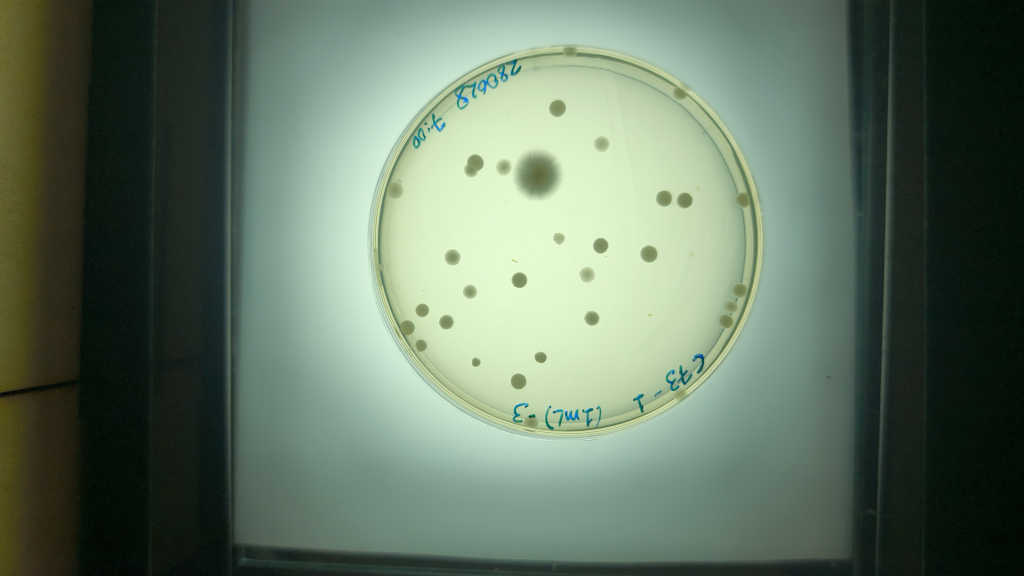
#> input picture images/mis_fotos_lote3/RC73-1.jpg, 4096 x 2304 px, found by its file name (shown at 1/4 size)
$ python preproceso_fisico.py images/mis_fotos_lote3/RC73-1.jpg
#> lines starting #> are read from the running program, lines starting #| are printed output that depends on the picture; after the words box and inside, x2 and y2 are one past the last pixel; in counts of white or black regions, pixels touching at a corner belong together
### scripts/contar_mis_fotos.py
"""
Conteo de colonias para las fotos propias del usuario (images/mis_fotos/),
una placa por imagen (a diferencia del dataset actinomicetos_N, que trae dos
placas por foto).

Pipeline (lo mejor encontrado en los experimentos anteriores):
  1. Deteccion de la placa por Hough circle sobre la imagen completa.
  2. Recorte circular de la placa (shrink=1.0, incluye toda la placa).
  3. Scout: CLAHE + umbral adaptativo -> estimacion clasica rapida de densidad.
  4. Segun esa estimacion se elige bbox_threshold para CellSAM:
       n_adapt < 40   -> 0.65  (placa escasa o dificil de ver)
       40 <= n_adapt < 55 -> 0.75  (densidad moderada)
       n_adapt >= 55  -> 0.80  (placa densa, colonias bien visibles)
  5. CellSAM corre con normalize=True, postprocess=True y ese bbox_threshold.
  6. Filtro de regiones por area (300-50000 px) y solidity (>=0.50).

Uso:
    python scripts/contar_mis_fotos.py [images/mis_fotos/]

Guarda:
    results/colonias/mis_fotos/summary.csv
    results/colonias/mis_fotos/<nombre>_count.png
"""
import sys
import warnings
import numpy as np
import cv2
import matplotlib.pyplot as plt
import pandas as pd
from pathlib import Path
from skimage.measure import regionprops

warnings.filterwarnings('ignore', category=FutureWarning)
warnings.filterwarnings('ignore', category=UserWarning)

from cellSAM import get_model, segment_cellular_image

# ── parametros ────────────────────────────────────────────────────────────────
NORMALIZE       = True
POSTPROCESS     = True
MIN_COLONY_AREA = 300
MAX_COLONY_AREA = 50000
MIN_SOLIDITY    = 0.50
SHRINK          = 0.92   # radio de recorte, elegido con la curva de recuperacion
                          # medida sobre el ground truth manual (856 colonias):
                          #   0.86 -> 79.0 % de las colonias dentro del recorte
                          #   0.90 -> 88.9 %
                          #   0.92 -> 96.0 %   <- valor actual
                          #   1.00 -> 100 %
                          #
                          # medido contra el conteo manual (scripts/exp_shrink.py):
                          #            MAE contable   MAE global   acierto
                          #   0.86         5.46         15.40       73.0 %
                          #   0.92         4.08         11.33       80.1 %
                          # el 0.92 gana sobre todo en las placas densas, donde
                          # RC73-A-2.5 pasa de -109 a -77 de error. El costo es que
                          # MC73-A y MC73-D dejan de ser exactas (13->16 y 9->12)
                          # por falsos positivos de condensacion en el borde.
                          #
                          # el radio completo (1.0) se probo y es peor: MAE contable
                          # 5.77, porque la condensacion pegada al vidrio forma
                          # gotas redondas que ningun filtro de forma distingue de
                          # una colonia. 0.92 se queda por dentro de esa banda.
RIM_BAND         = 0.86  # sin uso mientras SHRINK=0.86 (el recorte ya excluye todo
                          # lo que quedaria en esta banda); queda listo si se retoma
                          # el experimento con un descriptor mejor que la forma
RIM_MIN_SOLIDITY = 0.65
RIM_MAX_ECC      = 0.85
MAX_CROP_DIM    = 1200   # las fotos propias vienen a resolucion de camara (hasta
                          # 4096px); se reescala el recorte de la placa a esta
                          # escala, la misma con la que se calibro la pipeline
                          # (dataset actinomicetos_N, placas de ~800-1000px)
SUPPORTED       = {'.jpg', '.jpeg', '.png', '.tif', '.tiff', '.bmp'}
# la carpeta de salida se calcula en main() a partir de la carpeta de entrada

DENSE_THR    = 55
MODERATE_THR = 40

# rechazo de rotulacion con marcador azul: medido sobre las fotos, la tinta cae
# en hue 71-105 con saturacion alta, mientras que las colonias estan en hue 39-44
INK_HUE_MIN  = 60
INK_HUE_MAX  = 140
INK_SAT_MIN  = 40


def flat_field(crop_bgr, plate_mask):
    """
    Corrige el gradiente de iluminacion del contraluz: estima el fondo con un
    desenfoque gaussiano de sigma grande y lo divide, dejando la estructura de
    alta frecuencia (las colonias). Luego CLAHE para realzar contraste local.

    Medido en scripts/exp_prepro_mis_fotos.py: sin esta correccion M2-A-3 daba 0
    colonias (con decenas visibles) y MC73-C daba 1 de ~5. Bajar el umbral por si
    solo no arreglaba nada. Con la correccion pasan a 29 y 4. El control MC73-A
    da 13 con y sin correccion, o sea que no degrada lo que ya funcionaba.
    """
    gray = cv2.cvtColor(crop_bgr, cv2.COLOR_BGR2GRAY).astype(np.float32)
    k = int(max(crop_bgr.shape[:2]) * 0.15) | 1     # kernel impar, ~15% del lado
    bg = cv2.GaussianBlur(gray, (k, k), 0)
    corrected = gray / (bg + 1e-6)

    inside = plate_mask > 0
    if inside.sum() == 0:
        return crop_bgr
    lo, hi = np.percentile(corrected[inside], [1, 99])
    corrected = np.clip((corrected - lo) / (hi - lo + 1e-6), 0, 1)
    corrected = (corrected * 255).astype(np.uint8)

    clahe = cv2.createCLAHE(clipLimit=2.0, tileGridSize=(8, 8))
    corrected = clahe.apply(corrected)
    corrected[~inside] = 0
    return cv2.cvtColor(corrected, cv2.COLOR_GRAY2BGR)


# [6 lines left out: function is_ink, not called in this run]


# ── deteccion y recorte (una sola placa por imagen) ────────────────────────────
def detect_plate(img_bgr):
    h, w = img_bgr.shape[:2]
    gray    = cv2.cvtColor(img_bgr, cv2.COLOR_BGR2GRAY)
    blurred = cv2.GaussianBlur(gray, (21, 21), 0)
    circles = cv2.HoughCircles(
        blurred, cv2.HOUGH_GRADIENT, dp=1.2,
        minDist=max(h, w), param1=60, param2=25,
        minRadius=int(min(h, w) * 0.30),
        maxRadius=int(min(h, w) * 0.52),
    )
    if circles is not None:
        best = np.round(circles[0][0]).astype(int)
        cx, cy, r = int(best[0]), int(best[1]), int(best[2])
    else:
        cx, cy, r = w // 2, h // 2, int(min(h, w) * 0.43)
    return cx, cy, r


def crop_plate(img_bgr, cx, cy, r, shrink=SHRINK):
    r_use = int(r * shrink)
    x1 = max(0, cx - r_use);  y1 = max(0, cy - r_use)
    x2 = min(img_bgr.shape[1], cx + r_use)
    y2 = min(img_bgr.shape[0], cy + r_use)
    crop = img_bgr[y1:y2, x1:x2].copy()
    hc, wc = crop.shape[:2]
    mask = np.zeros((hc, wc), dtype=np.uint8)
    cv2.circle(mask, (cx - x1, cy - y1), r_use, 255, -1)
    crop[mask == 0] = 0

    # reescala si el recorte excede MAX_CROP_DIM (fotos de camara vienen mucho
    # mas grandes que las del dataset con el que se calibraron los umbrales)
    longest = max(hc, wc)
    if longest > MAX_CROP_DIM:
        scale = MAX_CROP_DIM / longest
        new_w, new_h = int(round(wc * scale)), int(round(hc * scale))
        crop = cv2.resize(crop, (new_w, new_h), interpolation=cv2.INTER_AREA)
        mask = cv2.resize(mask, (new_w, new_h), interpolation=cv2.INTER_NEAREST)
    return crop, mask


# ── scout: estimacion clasica con CLAHE + umbral adaptativo ───────────────────
# [157 lines left out: functions scout, segment, draw_overlay, main, not called in this run]


# [2 lines that do not run on import are left out]

### scripts/preproceso_fisico.py
"""
Preprocesamiento fundado en la fisica de la transiluminacion.

El preprocesamiento actual (flat_field en contar_mis_fotos.py) divide la imagen
por un desenfoque gaussiano de si misma. Es simple y funciono, pero tiene un
defecto conceptual: el desenfoque incluye a las propias colonias, de modo que en
una zona poblada el fondo estimado sale mas oscuro de lo que es y las colonias
de esa zona pierden contraste. Dicho de otro modo, el metodo confunde la
iluminacion con el contenido.

Este modulo implementa dos correcciones con base fisica.

1. Estimacion del fondo por morfologia

   En una placa iluminada por detras, las colonias son objetos oscuros pequenos
   sobre un fondo claro y suave. Una apertura morfologica en escala de grises con
   un elemento estructurante mayor que la colonia mas grande **elimina** esos
   objetos oscuros y deja solo la iluminacion. Es la forma estandar de separar
   fondo de contenido cuando se conoce el tamano maximo del contenido, y a
   diferencia del desenfoque no se contamina con las colonias.

   Despues se suaviza el resultado, porque la apertura deja escalones.

2. Densidad optica en vez de intensidad

   La ley de Beer-Lambert dice que la luz que atraviesa un medio absorbente cae
   de forma exponencial con la cantidad de material: I = I0 * exp(-k*c*d). Una
   colonia sobre un transiluminador es exactamente eso, una capa de biomasa que
   atenua la luz de fondo.

   Tomando el logaritmo, la densidad optica OD = -log(I / I0) resulta
   **proporcional a la biomasa**, mientras que la intensidad no lo es. Esto
   importa porque la transformacion linealiza el problema: una colonia con la
   misma biomasa produce el mismo valor de OD este donde este, aunque la
   iluminacion de fondo I0 varie por la placa. La correccion de iluminacion y la
   linealizacion se hacen entonces en un solo paso, que es fisicamente correcto,
   en lugar de una division seguida de un estiramiento arbitrario.

Uso como modulo:
    from preproceso_fisico import densidad_optica, fondo_morfologico

Uso directo, para comparar visualmente los metodos:
    python scripts/preproceso_fisico.py images/mis_fotos_lote3/RC73-1.jpg
"""
import sys
from pathlib import Path

import cv2
import numpy as np

sys.path.insert(0, str(Path(__file__).parent))

# Radio del elemento estructurante, en pixeles del recorte de 1200 px. Debe
# superar al radio de la colonia mas grande, porque la apertura solo borra lo
# que cabe dentro de el; si se queda corto, las colonias grandes se quedan
# impresas en el fondo y luego se cancelan a si mismas al dividir.
#
# Elegido midiendo la rugosidad del fondo estimado, es decir cuanto se aparta de
# ser liso, que es el residuo de las colonias que la apertura no elimino:
#
#   radio  55 -> rugosidad 0.103, la colonia filamentosa sigue impresa
#   radio  80 -> rugosidad 0.039
#   radio 110 -> rugosidad 0.018, fondo liso
#   radio 150 -> rugosidad 0.013, sin mejora apreciable
#
# Se toma 110, donde la curva se aplana. Un valor mucho mayor empezaria a
# perder la variacion real de iluminacion, que es lo que se quiere estimar.
RADIO_MAX_COLONIA = 110


def fondo_morfologico(gris, plate_mask, radio=RADIO_MAX_COLONIA):
    """
    Estima la iluminacion de fondo sin contaminarse con las colonias.

    Una apertura en escala de grises elimina los objetos oscuros menores que el
    elemento estructurante. Como las colonias son oscuras y acotadas en tamano,
    y la iluminacion varia de forma suave a lo largo de toda la placa, la
    apertura conserva la segunda y borra las primeras.
    """
    trabajo = gris.astype(np.float32)

    # fuera de la placa no hay informacion util; se rellena con la mediana
    # interior para que el elemento estructurante no arrastre el negro del borde
    dentro = plate_mask > 0
    if dentro.sum() == 0:
        return cv2.GaussianBlur(trabajo, (0, 0), radio)
    trabajo[~dentro] = float(np.median(trabajo[dentro]))

    k = 2 * radio + 1
    elem = cv2.getStructuringElement(cv2.MORPH_ELLIPSE, (k, k))
    # apertura: erosion seguida de dilatacion. Sobre objetos oscuros equivale a
    # un cierre, asi que se opera sobre la imagen invertida
    fondo = 255.0 - cv2.morphologyEx(255.0 - trabajo, cv2.MORPH_OPEN, elem)

    # la apertura deja escalones; se suavizan sin volver a meter las colonias,
    # porque ya no estan
    fondo = cv2.GaussianBlur(fondo, (0, 0), radio * 0.6)
    return fondo


def densidad_optica(crop_bgr, plate_mask, radio=RADIO_MAX_COLONIA,
                    percentil_alto=99.5):
    """
    Devuelve la imagen convertida a densidad optica, en 8 bits para el modelo.

    OD = -log10(I / I0), con I0 el fondo estimado. El resultado es proporcional
    a la biomasa que atraviesa la luz, de modo que una colonia da el mismo valor
    en el centro de la placa que en la periferia, aunque alli llegue menos luz.

    Se devuelve invertida, con las colonias oscuras sobre fondo claro, porque es
    la convencion con la que se calibraron los filtros del pipeline y la que
    espera el modelo.
    """
    gris = cv2.cvtColor(crop_bgr, cv2.COLOR_BGR2GRAY).astype(np.float32)
    fondo = fondo_morfologico(gris, plate_mask, radio)

    # se evita dividir por cero y tomar logaritmo de valores no positivos
    razon = np.clip(gris, 1.0, None) / np.clip(fondo, 1.0, None)
    od = -np.log10(np.clip(razon, 1e-4, 1.0))     # 0 donde no hay absorcion

    dentro = plate_mask > 0
    if dentro.sum() == 0:
        return crop_bgr
    alto = float(np.percentile(od[dentro], percentil_alto))
    if alto <= 0:
        alto = 1e-3
    od = np.clip(od / alto, 0, 1)

    # a 8 bits e invertida: colonias oscuras sobre agar claro
    salida = ((1.0 - od) * 255).astype(np.uint8)
    salida[~dentro] = 0
    return cv2.cvtColor(salida, cv2.COLOR_GRAY2BGR)


def _comparar(ruta):
    """Figura comparando el preprocesamiento actual con el propuesto."""
#> called with ruta = 'images/mis_fotos_lote3/RC73-1.jpg'
    import matplotlib
    matplotlib.use('Agg')
    import matplotlib.pyplot as plt
    from contar_mis_fotos import detect_plate, crop_plate, flat_field

    img = cv2.imread(str(ruta))
#> img is the input picture: shape (2304, 4096, 3); mean B, G, R 99.2, 117.3, 99.3
    cx, cy, r = detect_plate(img)
#> in detect_plate, `gray    = cv2.cvtColor(img_bgr, cv2.COLOR_BGR2GRAY)`:
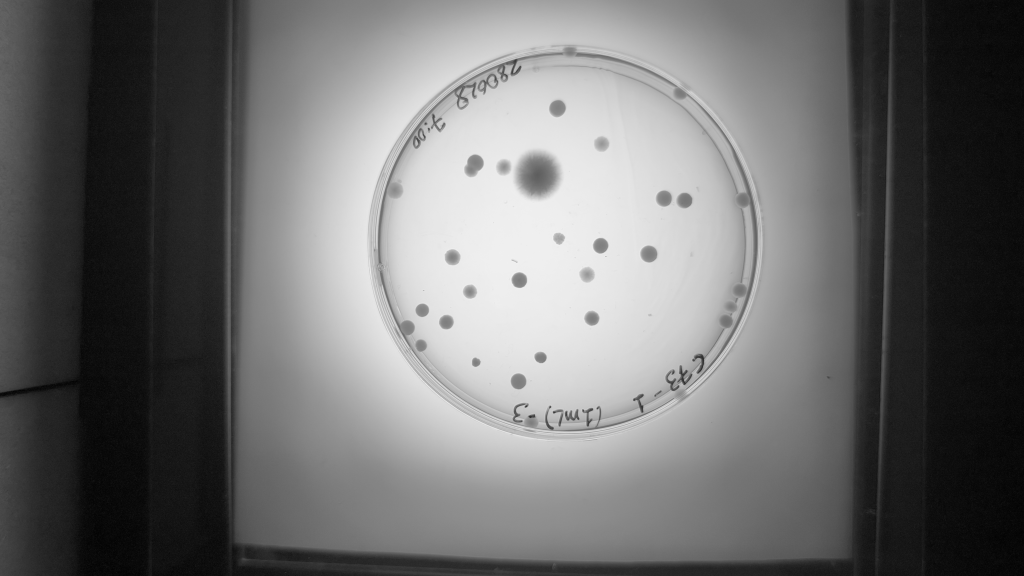
#> gray: shape (2304, 4096) (shown at 1/4 size); min 0, max 245, mean 109.8
#> in detect_plate, `circles = cv2.HoughCircles( blurred, cv2.HOUGH_GRADIENT, dp=1.2, minDi..`: circles = [[2268.6, 964.2, 761.3]]
#> in detect_plate, `best = np.round(circles[0][0]).astype(int)`: best = [2269, 964, 761]
#> in detect_plate, `cx, cy, r = int(best[0]), int(best[1]), int(best[2])`: cx = 2269; cy = 964; r = 761
#> cx = 2269; cy = 964; r = 761
    crop, mask = crop_plate(img, cx, cy, r)
#> in crop_plate, `r_use = int(r * shrink)`: r_use = 700
#> in crop_plate, `x1 = max(0, cx - r_use)`: x1 = 1569
#> in crop_plate, `y1 = max(0, cy - r_use)`: y1 = 264
#> in crop_plate, `x2 = min(img_bgr.shape[1], cx + r_use)`: x2 = 2969
#> in crop_plate, `y2 = min(img_bgr.shape[0], cy + r_use)`: y2 = 1664
#> in crop_plate, `cv2.circle(mask, (cx - x1, cy - y1), r_use, 255, -1)`:
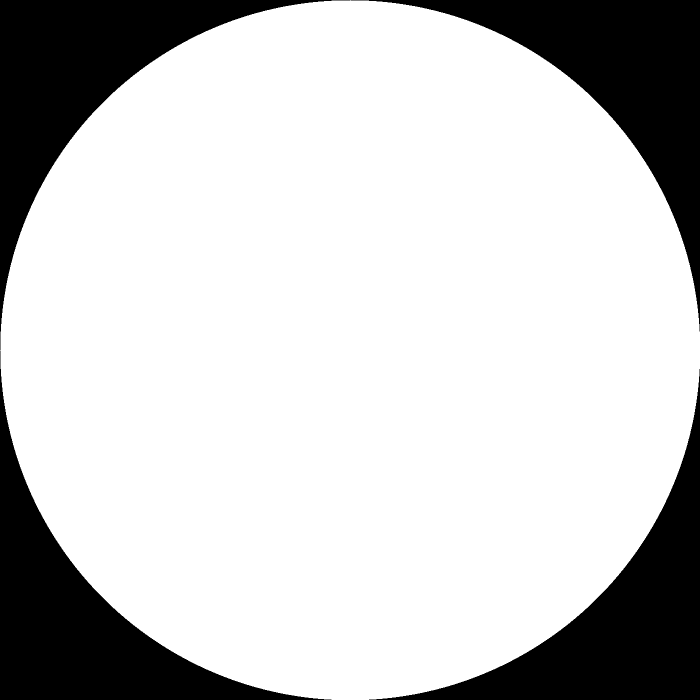
#> mask: shape (1400, 1400) (shown at 1/2 size); 78.5% white; 4 black regions, box (x1, y1, x2, y2) and area: (0, 0, 700, 700) 105876, (701, 0, 1400, 663) 105176, (0, 701, 663, 1400) 105176, (738, 738, 1400, 1400) 104477
#> in crop_plate, `mask = cv2.resize(mask, (new_w, new_h), interpolation=cv2.INTER_NEAREST)`: mask: shape (1200, 1200); 78.5% white; 4 black regions, box (x1, y1, x2, y2) and area: (0, 0, 600, 600) 78283, (601, 0, 1200, 556) 77270, (0, 601, 556, 1200) 77270, (646, 646, 1200, 1200) 76257

    gris = cv2.cvtColor(crop, cv2.COLOR_BGR2GRAY).astype(np.float32)
    fondo_gauss = cv2.GaussianBlur(gris, (int(max(gris.shape) * 0.15) | 1,) * 2, 0)
    fondo_morf = fondo_morfologico(gris, mask)

    actual = flat_field(crop, mask)
#> in flat_field, `corrected = gray / (bg + 1e-6)`:
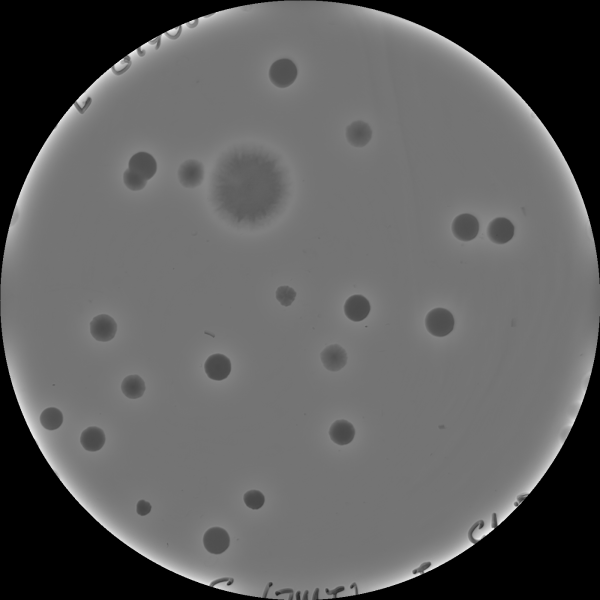
#> corrected: shape (1200, 1200) float32 (shown at 1/2 size); min 0, max 2.2, mean 0.815; drawn with min black and max white
#> in flat_field, `lo, hi = np.percentile(corrected[inside], [1, 99])`: lo = 0.687; hi = 1.68
#> in flat_field, `corrected = clahe.apply(corrected)`:
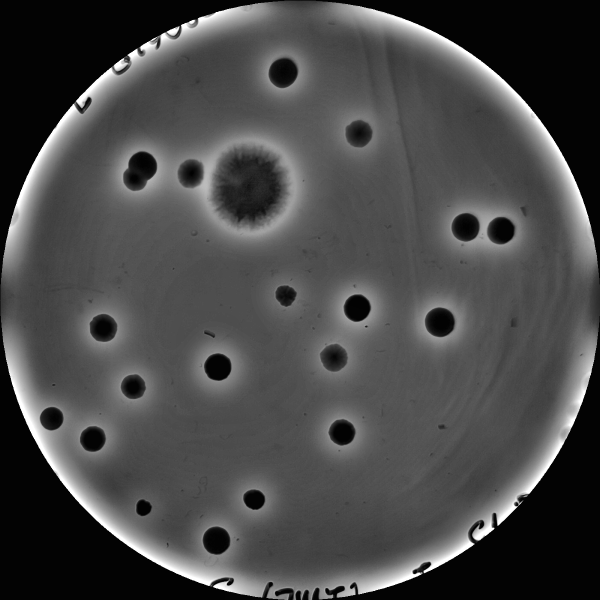
#> corrected: shape (1200, 1200) (shown at 1/2 size); min 1, max 255, mean 72.9
    propuesto = densidad_optica(crop, mask)
#> in densidad_optica, `od = -np.log10(np.clip(razon, 1e-4, 1.0))`:
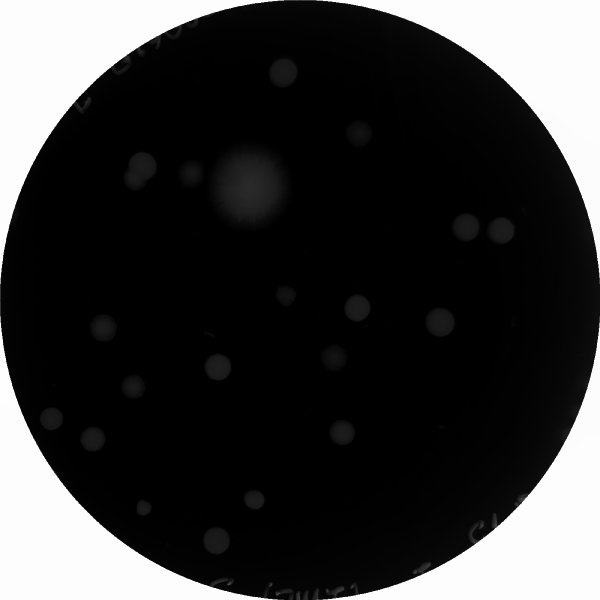
#> od: shape (1200, 1200) float32 (shown at 1/2 size); min 0, max 2.36, mean 0.523; drawn with min black and max white
#> in densidad_optica, `alto = float(np.percentile(od[dentro], percentil_alto))`: alto = 0.334
#> in densidad_optica, `salida[~dentro] = 0`: salida: shape (1200, 1200); min 0, max 255, mean 183.3

    fig, axes = plt.subplots(2, 3, figsize=(17, 10))
    fig.suptitle(f'{Path(ruta).name}: preprocesamiento actual frente al '
                 f'fundado en la fisica', fontsize=13, fontweight='bold')

    axes[0, 0].imshow(cv2.cvtColor(crop, cv2.COLOR_BGR2RGB))
    axes[0, 0].set_title('Placa recortada', fontsize=11)
    axes[0, 1].imshow(fondo_gauss, cmap='gray')
    axes[0, 1].set_title('Fondo por desenfoque\n(se contamina con las colonias)',
                         fontsize=11)
    axes[0, 2].imshow(cv2.cvtColor(actual, cv2.COLOR_BGR2RGB))
    axes[0, 2].set_title('Actual: division y CLAHE', fontsize=11)

    dentro = mask > 0
    diferencia = np.zeros_like(gris)
    diferencia[dentro] = (fondo_gauss - fondo_morf)[dentro]
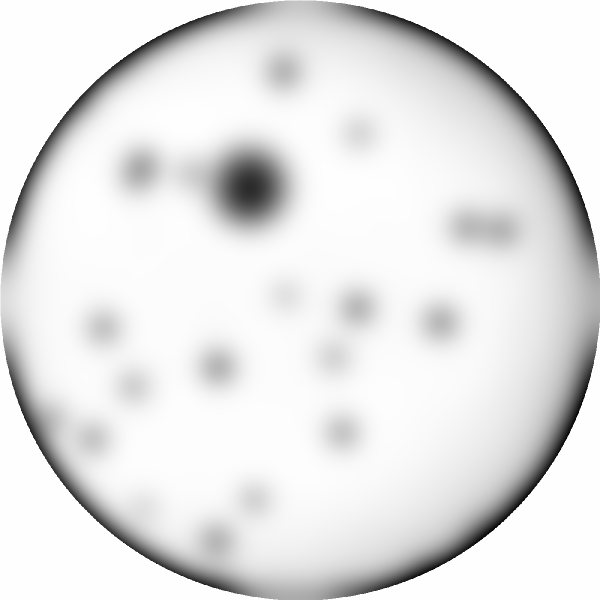
#> diferencia: shape (1200, 1200) float32 (shown at 1/2 size); min -141.3, max 0.0522, mean -14; drawn with min black and max white
    axes[1, 0].imshow(diferencia, cmap='coolwarm')
    axes[1, 0].set_title('Diferencia entre ambos fondos\n(lo que el desenfoque '
                         'se come)', fontsize=11)
    axes[1, 1].imshow(fondo_morf, cmap='gray')
    axes[1, 1].set_title('Fondo por morfología\n(solo iluminación)', fontsize=11)
    axes[1, 2].imshow(cv2.cvtColor(propuesto, cv2.COLOR_BGR2RGB))
    axes[1, 2].set_title('Propuesto: densidad óptica', fontsize=11)

    for a in axes.ravel():
        a.axis('off')
    plt.tight_layout()
    salida = Path('results/colonias/experimentos/18_preproceso_fisico')
    salida.mkdir(parents=True, exist_ok=True)
    destino = salida / f'{Path(ruta).stem}_comparacion.png'
    plt.savefig(destino, dpi=120, bbox_inches='tight')
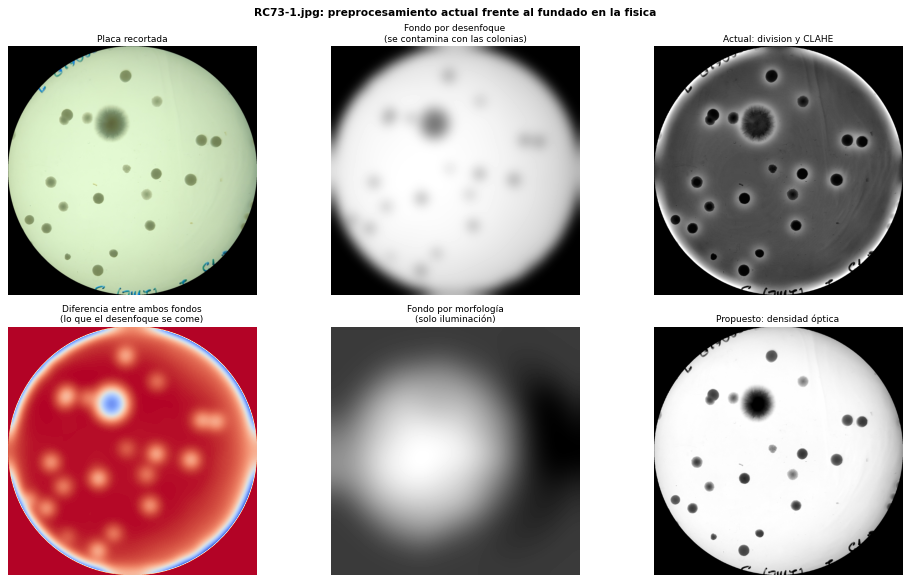
#> figure drawn by matplotlib, 6 panels
    plt.close()
    print(f'Guardado {destino}')


if __name__ == '__main__':
    ruta = sys.argv[1] if len(sys.argv) > 1 else \
        'images/mis_fotos_lote3/RC73-1.jpg'
    _comparar(ruta)
